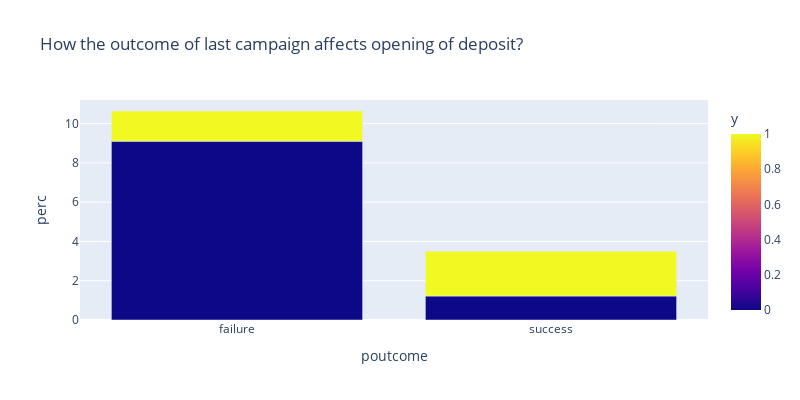

Write notebook code for a chart like this one.
### Code cell
px.bar(data_frame=df_previous,x="poutcome",y="perc",color="y",orientation="v",title="How the outcome of last campaign affects opening of deposit?", height=400,width=800)

### Figure 1 — Plotly figure (JSON) as saved in the notebook; plotly's stock layout.template omitted (floating-point values rounded to 4 significant figures)
{"data": [{"alignmentgroup": "True", "hovertemplate": "poutcome=%{x}<br>perc=%{y}<br>y=%{marker.color}<extra></extra>", "legendgroup": "", "marker": {"color": [0, 1, 0, 1], "coloraxis": "coloraxis"}, "name": "", "offsetgroup": "", "orientation": "v", "showlegend": false, "textposition": "auto", "type": "bar", "x": ["failure", "failure", "success", "success"], "xaxis": "x", "y": [9.104, 1.539, 1.22, 2.281], "yaxis": "y"}], "layout": {"barmode": "relative", "coloraxis": {"colorbar": {"title": {"text": "y"}}, "colorscale": [[0, "#0d0887"], [0.1111, "#46039f"], [0.2222, "#7201a8"], [0.3333, "#9c179e"], [0.4444, "#bd3786"], [0.5556, "#d8576b"], [0.6667, "#ed7953"], [0.7778, "#fb9f3a"], [0.8889, "#fdca26"], [1, "#f0f921"]]}, "height": 400, "legend": {"tracegroupgap": 0}, "title": {"text": "How the outcome of last campaign affects opening of deposit?"}, "width": 800, "xaxis": {"anchor": "y", "autorange": true, "domain": [0, 1], "range": [-0.5, 1.5], "title": {"text": "poutcome"}, "type": "category"}, "yaxis": {"anchor": "x", "autorange": true, "domain": [0, 1], "range": [0, 11.2], "title": {"text": "perc"}, "type": "linear"}}}
